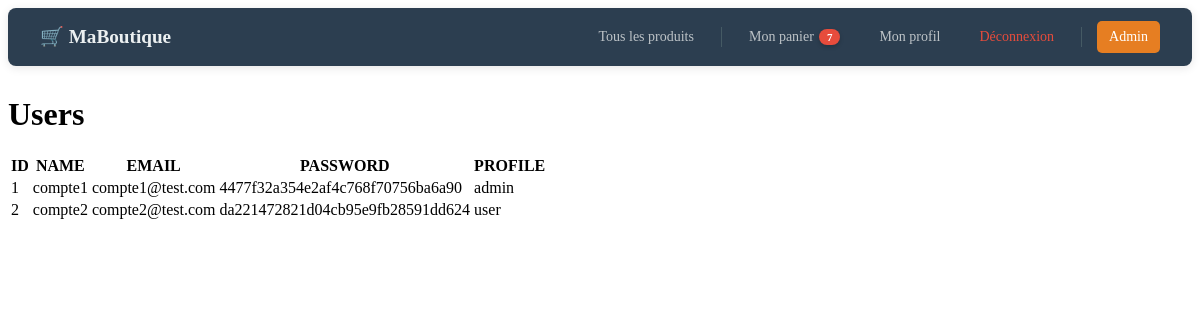
Page /project-code/src/admin/users.php on the committed database.
### tables this page shows
CREATE TABLE `account` (
  `id` int NOT NULL,
  `name` varchar(45) DEFAULT NULL,
  `email` varchar(45) DEFAULT NULL,
  `password` varchar(45) DEFAULT NULL,
  `profile` varchar(10) NOT NULL
);

### project-code/src/admin/users.php (the view, shortened to what this page needs)
<html>
	<head></head>
	<body>
		<?php require_once "menu.php"; ?>
		<h1>Users</h1>
		<?php
			require_once("config.php");
			$conn = new mysqli($servername, $username, $password, $dbname);
			$result = $conn->query("SELECT * FROM account");
			if ($result->num_rows <= 0)
				echo 'Aucun utilisateur trouvé<br /><br />';
			else {
				echo '<table><tr><th>ID</th><th>NAME</th><th>EMAIL</th><th>PASSWORD</th><th>PROFILE</th></tr>';
				while ($row = $result->fetch_assoc()) {
			        $id 		= $row["id"];
			        $name 		= $row["name"];
			        $email 		= $row["email"];
			        $password 		= $row["password"];
			        $profil 		= $row["profile"];
				?>
					<tr>
						<td><?php echo $id; ?></td>
						<td><?php echo $name; ?></td>
						<td><?php echo $email; ?></td>
						<td><?php echo $password; ?></td>
						<td><?php echo $profil; ?></td>
					</tr>
			<?php
				}
				echo '</table>';
			}
		?>
	</body>
</html>

### rows in the picture
account: id "1", name "compte1", email "compte1@test.com", password "4477f32a354e2af4c768f70756ba6a90", profile "admin"
account: id "2", name "compte2", email "compte2@test.com", password "da221472821d04cb95e9fb28591dd624", profile "user"

### other values in the picture
$total_items "7"
